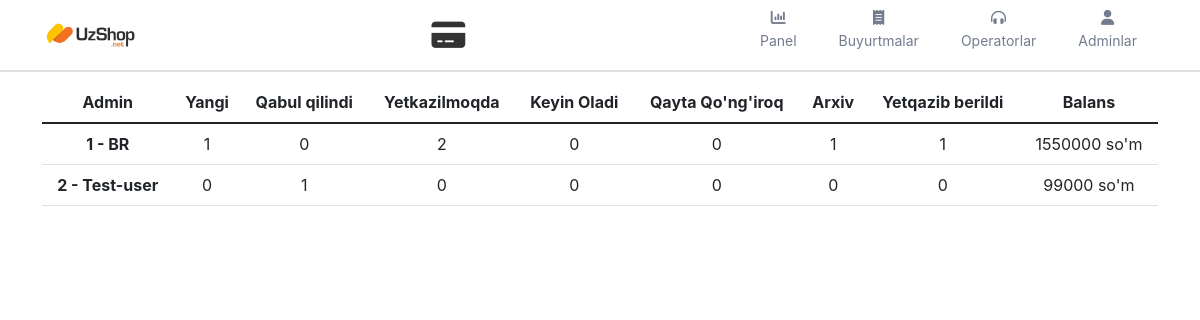
Screenshot of /users/control/admins (signed in) with the database file from the repository.
### users/models.py (models this page shows)
class Admins(models.Model):
    id = models.AutoField(primary_key=True)
    user = models.ForeignKey(User, on_delete=models.DO_NOTHING, related_name='admins')
    phone_number = models.CharField(max_length=32)
    job_title = models.CharField(max_length=128)
    photo = models.ImageField(upload_to='users', null=True, blank=True)
    cr_by = models.ForeignKey(User, on_delete=models.DO_NOTHING, null=True, blank=True, related_name='admin_cr_by')
    up_by = models.ForeignKey(User, on_delete=models.DO_NOTHING, null=True, blank=True, related_name='admin_up_by')
    cr_on = models.DateTimeField(auto_now_add=True)
    up_on = models.DateTimeField(null=True, blank=True, auto_now=True)
    class Meta:
        verbose_name_plural = 'Admins'
        verbose_name = 'Admin'
    def __str__(self):
        return '{} - {}'.format(self.id, self.user)

### users/views.py (the view)
# urls.py: path('control/admins', views.admins_page)
@permission_classes([IsAuthenticated])
def admins_page(request):
    def count_of_claims(filter_value, adm):
        result = Orders.objects.filter(admin=adm, status=filter_value)
        return result
    def get_all_amount(adm):
        local_orders = Orders.objects.filter(admin=adm)
        result = 0
        for order in local_orders:
            result += order.total_amount
        return result
    response = {'table': {}}
    try:
        if Admins.objects.filter(user=request.user).exists():
            admins = Admins.objects.all()
            for admin in admins:
                response['table']['admin_' + str(admin.id)] = {}
                response['table']['admin_' + str(admin.id)]['admin_name'] = admin
                for stat in range(10):
                    orders_result = count_of_claims(stat + 1, admin)
                    response['table']['admin_' + str(admin.id)]['orders_len_' + str(stat+1)] = len(orders_result)
                response['table']['admin_' + str(admin.id)]['total_amount'] = get_all_amount(admin)
        else:
            return redirect('login')
    except Exception as e:
        print(str(e))
        response['success'] = False
        response['error_message'] = str(e)
    return render(request, 'admin/admins.html', response)

### templates/admin/admins.html
{% extends 'admin/header.html' %} {% load static %} {% block page_styles %}
<link rel="stylesheet" href="{% static 'styles/admin_panel/orders_style.css' %}"> {% endblock %} {% block page_content %}
<section class="main">
    <div class="container">
        <div style="margin-top:10px;margin-bottom:20px" class="table-responsive">
            <table class="table">
                <thead class="text-center">
                    <tr>
                        <th scope="col">Admin</th>
                        <th scope="col">Yangi</th>
                        <th scope="col">Qabul qilindi</th>
                        <th scope="col">Yetkazilmoqda</th>
                        <th scope="col">Keyin Oladi </th>
                        <th scope="col">Qayta Qo'ng'iroq </th>
                        <th scope="col">Arxiv </th>
                        <th scope="col">Yetqazib berildi</th>
                        <th scope="col">Balans</th>
                    </tr>
                </thead>
                <tbody class="text-center">
                    {% for admin_id, admin_data in table.items %}
                    <tr>
                        <th> {{admin_data.admin_name}} </th>
                        <td> {{admin_data.orders_len_1}} </td>
                        <td> {{admin_data.orders_len_2}} </td>
                        <td> {{admin_data.orders_len_3}} </td>
                        <td> {{admin_data.orders_len_6}} </td>
                        <td> {{admin_data.orders_len_7}} </td>
                        <td> {{admin_data.orders_len_8}} </td>
                        <td> {{admin_data.orders_len_4}} </td>
                        <td> {{admin_data.total_amount}} so'm</td>
                    </tr>
                    {% endfor %}
                </tbody>
            </table>
        </div>
    </div>
</section>
{% endblock %}

### static/styles/admin_panel/header_style.css (style rules this page uses)
* { padding: 0; margin: 0; box-sizing: border-box; }
body { margin: 0; font-family: -apple-system, BlinkMacSystemFont, "Segoe UI", Roboto, "Helvetica Neue", Arial, "Noto Sans", sans-serif, "Apple Color Emoji", "Segoe UI Emoji", "Segoe UI Symbol", "Noto Color Emoji"; font-size: 1rem; font-weight: 400; line-height: 1.5; color: #212529; text-align: left; background-color: #fff; }

### rows the page displays
Admins: admin_name "1 - BR", orders_len_1 "1", orders_len_2 "0", orders_len_3 "2", orders_len_6 "0", orders_len_7 "0", orders_len_8 "1", orders_len_4 "1", total_amount "1550000"
Admins: admin_name "2 - Test-user", orders_len_1 "0", orders_len_2 "1", orders_len_3 "0", orders_len_6 "0", orders_len_7 "0", orders_len_8 "0", orders_len_4 "0", total_amount "99000"
